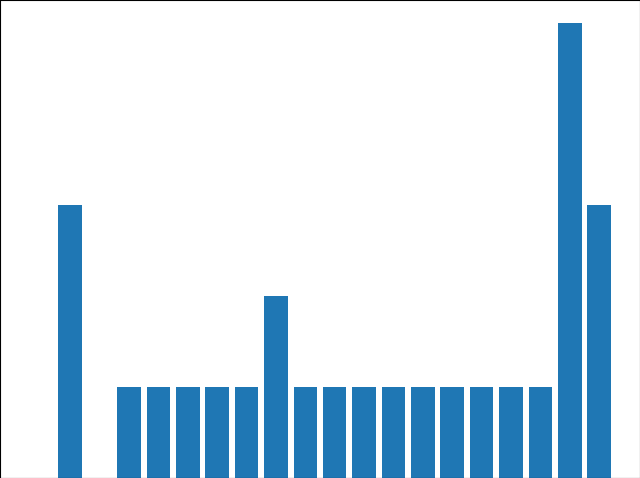

Write the Python code that produced this figure.
from time import time
import matplotlib.pyplot as plt

space = [['Going to pool', '1', '2020/07/12', '02:04:27', '2020/07/12', '11:30:00', '0', '0', ''],
        ['Preparing for Presentation', '1', '2020/07/12', '02:05:28', '2020/07/13', '16:00:00', '1', '80', 'Ask Sir Ayaz for the meeting'],
        ['Buying ciggerates', '0', '2020/07/12', '02:06:13', '2020/07/16', '10:00:00', '1', '0', ''],
        ['Hepatitis Research', '1', '2020/07/12', '02:08:00', '2020/07/14', '00:00:00', '1', '10', ''],
        ['Documents Registration', '0', '2020/07/12', '02:09:10', '2020/10/15', '16:00:00', '1', '0', ''],
        ['Marriage Shopping', '0', '2020/07/12', '02:10:10', '2020/12/14', '21:00:00', '1', '0', ''],
        ['Finding Job in UAE', '0', '2020/07/12', '02:10:58', '2021/01/01', '12:00:00', '1', '40', ''],
        ['Waking up in Morning', '1', '2020/07/12', '02:11:45', '2020/07/11', '05:00:00', '1', '0', ''],
        ['Cooking Haleem', '0', '2020/07/12', '02:12:45', '2020/07/13', '14:00:00', '1', '0', ''],
        ['IELTS Preparation', '1', '2020/07/12', '02:15:17', '2020/07/31', '00:00:00', '1', '30', '']]

#Time Complexity for Add Task

def addtask(space):
    temp = ['OPD Reminder', '0', '2020/07/12', '02:16:12', '2020/07/13', '14:00:00', '1', '0', '']
    space.append(temp)

elapse = []
for i in range(20):
    start_time = time()
    addtask(space)
    print(space)
    end_time = time()
    total = end_time - start_time
    elapse.append(total)
print(elapse)
print('The average time elapsed for Add Task function is', sum(elapse)/len(elapse))
fig = plt.figure()
ax = fig.add_axes([0,0,1,1])
iterations = ['Run1', 'Run2', 'Run3', 'Run4', 'Run5', 'Run6', 'Run7', 'Run8', 'Run9', 'Run10', 'Run11', 'Run12', 'Run13', 'Run14', 'Run15', 'Run16', 'Run17', 'Run18', 'Run19', 'Run20']
durations = elapse
ax.bar(iterations, durations)
plt.show()
